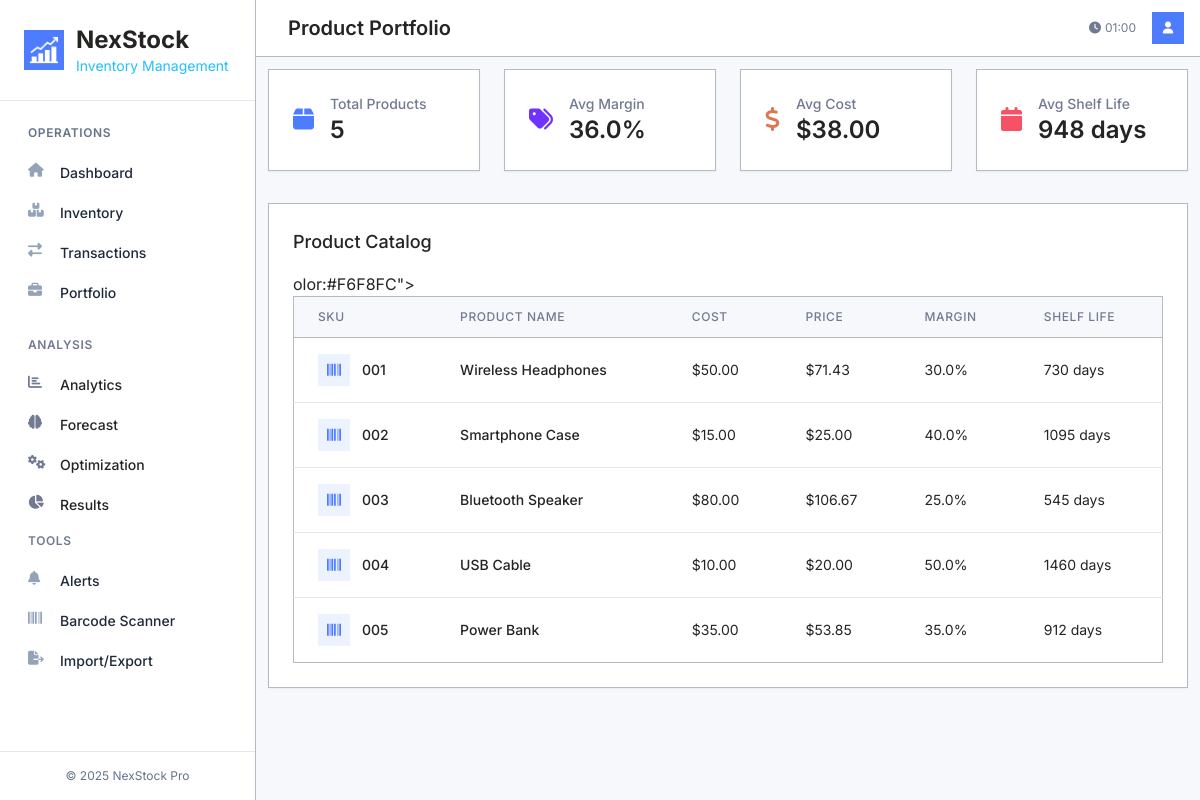
/portafolio, run on the app's committed database.
### tables this page shows
CREATE TABLE products (
                SKU TEXT PRIMARY KEY,
                NAME TEXT,
                COST REAL,
                MARGIN REAL,
                EXPIRATION INTEGER
            , supplier_id INTEGER, supplier_lead_time_days INTEGER DEFAULT 7, created_at TEXT, updated_at TEXT);

### app.py (the view)
@app.route("/portafolio", methods=["GET", "POST"])
def portafolio():
    try:
        products = execute_query("SELECT * FROM products")
        print(f"Portfolio route: Found {len(products)} products")
        if products:
            print(f"First product: {products[0]}")
        from flask import make_response
        import time
        response = make_response(render_template("portafolio.html", products=products, cache_bust=int(time.time())))
        response.headers['Cache-Control'] = 'no-cache, no-store, must-revalidate'
        response.headers['Pragma'] = 'no-cache'
        response.headers['Expires'] = '0'
        return response
    except Exception as e:
        print(f"Error in portafolio route: {e}")
        return f"Error: {e}", 500

### app.py (called while the page is built)
@app.context_processor
def inject_cache_buster():
    import time
    return {'cache_buster': int(time.time())}

def get_db_connection():
    db_path = os.path.join(os.path.dirname(os.path.abspath(__file__)), DATABASE)
    print(f"Attempting to connect to database at: {db_path}", flush=True)
    print(f"Database file exists: {os.path.exists(db_path)}", flush=True)
    conn = sqlite3.connect(db_path)
    conn.row_factory = sqlite3.Row
    return conn

def execute_query(query, *params):
    conn = get_db_connection()
    try:
        cursor = conn.cursor()
        cursor.execute(query, params)
        if query.strip().upper().startswith('SELECT'):
            rows = cursor.fetchall()
            return [dict(row) for row in rows]
        else:
            conn.commit()
            return cursor.rowcount
    except Exception as e:
        print(f"Database error: {e}")
        raise e
    finally:
        conn.close()

@app.after_request
def after_request(response):
    response.headers["Cache-Control"] = "no-cache, no-store, must-revalidate"
    response.headers["Expires"] = 0
    response.headers["Pragma"] = "no-cache"
    return response

### templates/portafolio.html (shortened to what this page needs)
{% extends "layout.html" %}
{% block page_title %}Product Portfolio{% endblock %}
{% block main %}
    <div class="flex flex-col md:flex-row gap-6 mb-8">
        <div class="bg-white shadow-sm numerro-border p-6 flex-1" style="border-radius:0;border-width:1px">
            <div class="flex items-center">
                <div class="flex-shrink-0">
                    <i class="fas fa-box text-2xl" style="color:#4E7CFF"></i>
                </div>
                <div class="ml-4">
                    <p class="text-sm font-medium numerro-text-secondary">Total Products</p>
                    <p class="text-2xl font-semibold numerro-text-primary">{{ products|length if products is iterable else 0 }}</p>
                </div>
            </div>
        </div>
        <div class="bg-white shadow-sm numerro-border p-6 flex-1" style="border-radius:0;border-width:1px">
            <div class="flex items-center">
                <div class="flex-shrink-0">
                    <i class="fas fa-tags text-2xl" style="color:#7033FF"></i>
                </div>
                <div class="ml-4">
                    <p class="text-sm font-medium numerro-text-secondary">Avg Margin</p>
                    <p class="text-2xl font-semibold numerro-text-primary">
                        {% set ns = namespace(total=0, count=0) %}
                        {% for product in products %}
                            {% if product.MARGIN is not none %}
                                {% set ns.total = ns.total + (product.MARGIN * 100) %}
                                {% set ns.count = ns.count + 1 %}
                            {% endif %}
                        {% endfor %}
                        {% if ns.count > 0 %}
                            {{ "%.1f"|format(ns.total / ns.count) }}%
                        {% else %}
                            N/A
                        {% endif %}
                    </p>
                </div>
            </div>
        </div>
        <div class="bg-white shadow-sm numerro-border p-6 flex-1" style="border-radius:0;border-width:1px">
            <div class="flex items-center">
                <div class="flex-shrink-0">
                    <i class="fas fa-dollar-sign text-2xl" style="color:#DC7653"></i>
                </div>
                <div class="ml-4">
                    <p class="text-sm font-medium numerro-text-secondary">Avg Cost</p>
                    <p class="text-2xl font-semibold numerro-text-primary">
                        {% set ns = namespace(total=0, count=0) %}
                        {% for product in products %}
                            {% if product.COST is not none %}
                                {% set ns.total = ns.total + product.COST %}
                                {% set ns.count = ns.count + 1 %}
                            {% endif %}
                        {% endfor %}
                        {% if ns.count > 0 %}
                            ${{ "%.2f"|format(ns.total / ns.count) }}
                        {% else %}
                            N/A
                        {% endif %}
                    </p>
                </div>
            </div>
        </div>
        <div class="bg-white shadow-sm numerro-border p-6 flex-1" style="border-radius:0;border-width:1px">
            <div class="flex items-center">
                <div class="flex-shrink-0">
                    <i class="fas fa-calendar text-2xl" style="color:#F65164"></i>
                </div>
                <div class="ml-4">
                    <p class="text-sm font-medium numerro-text-secondary">Avg Shelf Life</p>
                    <p class="text-2xl font-semibold numerro-text-primary">
                        {% set ns = namespace(total=0, count=0) %}
                        {% for product in products %}
                            {% if product.EXPIRATION is not none %}
                                {% set ns.total = ns.total + product.EXPIRATION %}
                                {% set ns.count = ns.count + 1 %}
                            {% endif %}
                        {% endfor %}
                        {% if ns.count > 0 %}
                            {% set avg_exp_days = ns.total / ns.count %}
                            {{ "%.0f"|format(avg_exp_days) }} days
                        {% else %}
                            N/A
                        {% endif %}
                    </p>
                </div>
            </div>
        </div>
    </div>
    <div class="bg-white shadow-sm numerro-border" style="border-radius:0;border-width:1px">
        <div class="p-6">
            <h3 class="text-lg font-medium numerro-text-primary mb-4">Product Catalog</h3>
            <div class="overflow-x-auto">
                <table class="min-w-full divide-y numerro-border" style="border-width:1px">
                    <thead style="background-color:#F6F8FC">olor:#F6F8FC">
                        <tr>
                            <th class="px-6 py-3 text-left text-xs font-medium numerro-text-secondary uppercase tracking-wider">SKU</th>
                            <th class="px-6 py-3 text-left text-xs font-medium numerro-text-secondary uppercase tracking-wider">Product Name</th>
                            <th class="px-6 py-3 text-left text-xs font-medium numerro-text-secondary uppercase tracking-wider">Cost</th>
                            <th class="px-6 py-3 text-left text-xs font-medium numerro-text-secondary uppercase tracking-wider">Price</th>
                            <th class="px-6 py-3 text-left text-xs font-medium numerro-text-secondary uppercase tracking-wider">Margin</th>
                            <th class="px-6 py-3 text-left text-xs font-medium numerro-text-secondary uppercase tracking-wider">Shelf Life</th>
                        </tr>
                    </thead>
                    <tbody class="bg-white divide-y numerro-border">
                        {% for product in products %}
                        <tr class="hover:opacity-90 transition-colors" style="background-color:#FFFFFF">
                            <td class="px-6 py-4 whitespace-nowrap">
                                <div class="flex items-center">
                                    <div class="flex-shrink-0 h-8 w-8 flex items-center justify-center" style="border-radius:0;background-color:rgba(78,124,255,0.1)">
                                        <i class="fas fa-barcode text-sm" style="color:#4E7CFF"></i>
                                    </div>
                                    <div class="ml-3">
                                        <div class="text-sm font-medium numerro-text-primary">{{ product.SKU }}</div>
                                    </div>
                                </div>
                            </td>
                            <td class="px-6 py-4">
                                <div class="text-sm font-medium numerro-text-primary">{{ product.NAME or 'Unnamed Product' }}</div>
                            </td>
                            <td class="px-6 py-4 whitespace-nowrap text-sm numerro-text-primary">
                                ${{ "%.2f"|format(product.COST) }}
                            </td>
                            <td class="px-6 py-4 whitespace-nowrap text-sm numerro-text-primary">
                                {% set calculated_price = product.COST * (100 / (100 - (product.MARGIN * 100))) %}
                                ${{ "%.2f"|format(calculated_price) }}
                            </td>
                            <td class="px-6 py-4 whitespace-nowrap text-sm numerro-text-primary">
                                {{ "%.1f"|format(product.MARGIN * 100) }}%
                            </td>
                            <td class="px-6 py-4 whitespace-nowrap text-sm numerro-text-primary">
                                {% if product.EXPIRATION %}
                                    {{ product.EXPIRATION }} days
                                {% else %}
                                    Not specified
                                {% endif %}
                            </td>
                        </tr>
                        {% endfor %}
                    </tbody>
                </table>
            </div>
        </div>
    </div>
</div>
{% endblock %}

### templates/layout.html (style rules this page uses)
body { font-family: 'Inter', sans-serif; }
html { scroll-behavior: smooth; }
.numerro-bg { background-color: #F6F8FC; }
.numerro-text-primary { color: #252423; }
.numerro-text-secondary { color: #717A90; }
.numerro-border { border-color: #B4BAC3; }

### templates/portafolio.html (style rules this page uses)
* { border-radius: 0 !important; }
.rounded, .rounded-lg, .rounded-md, .rounded-sm, .rounded-full, .rounded-none, [class*="rounded"], [style*="border-radius"] { border-radius: 0 !important; }

### data on the page
products: SKU "001", NAME "Wireless Headphones", COST "50.00", calculated_price "71.43", product.MARGIN*100 "30.0", EXPIRATION "730"
products: SKU "002", NAME "Smartphone Case", COST "15.00", calculated_price "25.00", product.MARGIN*100 "40.0", EXPIRATION "1095"
products: SKU "003", NAME "Bluetooth Speaker", COST "80.00", calculated_price "106.67", product.MARGIN*100 "25.0", EXPIRATION "545"
products: SKU "004", NAME "USB Cable", COST "10.00", calculated_price "20.00", product.MARGIN*100 "50.0", EXPIRATION "1460"
products: SKU "005", NAME "Power Bank", COST "35.00", calculated_price "53.85", product.MARGIN*100 "35.0", EXPIRATION "912"

### other printed values
{{ products|length if products is iterable else 0 }} "5"
{{ "%.1f"|format(ns.total / ns.count) }} "36.0"
{{ "%.2f"|format(ns.total / ns.count) }} "38.00"
{{ "%.0f"|format(avg_exp_days) }} "948"
